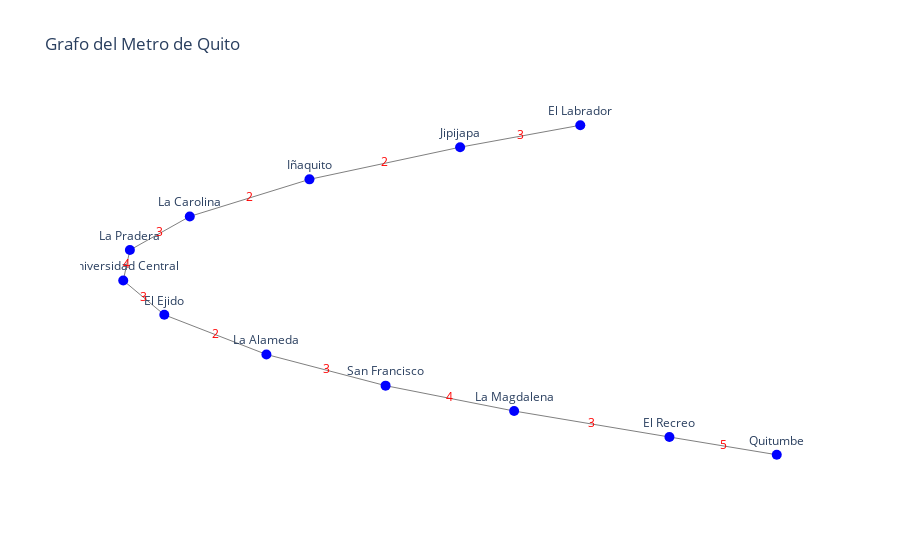

Here is the notebook cell this chart was saved with:
### Markdown cell above
![image.png](attachment:image.png)

### Code cell
import pandas as pd
import networkx as nx
import plotly.graph_objects as go

# Crear un DataFrame con las rutas y tiempos de viaje
data = {
    "Estacion_1": [
        "El Labrador", "Jipijapa", "I\u00f1aquito", "La Carolina", "La Pradera",
        "Universidad Central", "El Ejido", "La Alameda", "San Francisco",
        "La Magdalena", "El Recreo"
    ],
    "Estacion_2": [
        "Jipijapa", "I\u00f1aquito", "La Carolina", "La Pradera", "Universidad Central",
        "El Ejido", "La Alameda", "San Francisco", "La Magdalena",
        "El Recreo", "Quitumbe"
    ],
    "Tiempo": [
        3, 2, 2, 3, 4, 3, 2, 3, 4, 3, 5
    ]
}

rutas_df = pd.DataFrame(data)

# Crear el grafo usando NetworkX
grafo = nx.Graph()
for _, row in rutas_df.iterrows():
    grafo.add_edge(row["Estacion_1"], row["Estacion_2"], weight=row["Tiempo"])

# Posiciones para las estaciones en el gráfico
posiciones = nx.spring_layout(grafo, seed=42)  # Layout automático

# Crear trazas para los nodos y las aristas
nodos_x = []
nodos_y = []
nombres_nodos = []

for nodo, posicion in posiciones.items():
    nodos_x.append(posicion[0])
    nodos_y.append(posicion[1])
    nombres_nodos.append(nodo)

aristas_x = []
aristas_y = []
pesos = []

for edge in grafo.edges(data=True):
    x0, y0 = posiciones[edge[0]]
    x1, y1 = posiciones[edge[1]]
    aristas_x.append(x0)
    aristas_x.append(x1)
    aristas_x.append(None)  # Separador para las líneas
    aristas_y.append(y0)
    aristas_y.append(y1)
    aristas_y.append(None)
    pesos.append(edge[2]["weight"])

# Crear el gráfico interactivo con Plotly
fig = go.Figure()

# Añadir aristas
fig.add_trace(go.Scatter(
    x=aristas_x, y=aristas_y,
    mode='lines',
    line=dict(color='gray', width=1),
    hoverinfo='none'
))

# Añadir nodos
fig.add_trace(go.Scatter(
    x=nodos_x, y=nodos_y,
    mode='markers+text',
    marker=dict(size=10, color='blue'),
    text=nombres_nodos,
    textposition='top center',
    hoverinfo='text'
))

# Añadir pesos de las aristas (tiempos de viaje)
for edge, peso in zip(grafo.edges, pesos):
    x0, y0 = posiciones[edge[0]]
    x1, y1 = posiciones[edge[1]]
    peso_x = (x0 + x1) / 2
    peso_y = (y0 + y1) / 2
    fig.add_trace(go.Scatter(
        x=[peso_x], y=[peso_y],
        mode='text',
        text=[str(peso)],
        textfont=dict(color='red', size=12),
        hoverinfo='none'
    ))

# Personalizar el diseño
fig.update_layout(
    title="Grafo del Metro de Quito",
    showlegend=False,
    xaxis=dict(showgrid=False, zeroline=False, showticklabels=False),
    yaxis=dict(showgrid=False, zeroline=False, showticklabels=False),
    plot_bgcolor="white"
)

fig.show()

### Figure 1 — Plotly figure (JSON) as saved in the notebook; plotly's stock layout.template omitted (floating-point values rounded to 4 significant figures)
{"data": [{"hoverinfo": "none", "line": {"color": "gray", "width": 1}, "mode": "lines", "type": "scatter", "x": [0.1151, 0.04575, null, 0.04575, -0.04113, null, -0.04113, -0.1102, null, -0.1102, -0.1447, null, -0.1447, -0.1485, null, -0.1485, -0.1249, null, -0.1249, -0.06597, null, -0.06597, 0.002775, null, 0.002775, 0.07691, null, 0.07691, 0.1665, null, 0.1665, 0.2284, null], "y": [1.0, 0.8717, null, 0.8717, 0.6838, null, 0.6838, 0.4671, null, 0.4671, 0.2706, null, 0.2706, 0.09291, null, 0.09291, -0.1077, null, -0.1077, -0.3393, null, -0.3393, -0.5218, null, -0.5218, -0.6699, null, -0.6699, -0.8218, null, -0.8218, -0.9255, null]}, {"hoverinfo": "text", "marker": {"color": "blue", "size": 10}, "mode": "markers+text", "text": ["El Labrador", "Jipijapa", "Iñaquito", "La Carolina", "La Pradera", "Universidad Central", "El Ejido", "La Alameda", "San Francisco", "La Magdalena", "El Recreo", "Quitumbe"], "textposition": "top center", "type": "scatter", "x": [0.1151, 0.04575, -0.04113, -0.1102, -0.1447, -0.1485, -0.1249, -0.06597, 0.002775, 0.07691, 0.1665, 0.2284], "y": [1.0, 0.8717, 0.6838, 0.4671, 0.2706, 0.09291, -0.1077, -0.3393, -0.5218, -0.6699, -0.8218, -0.9255]}, {"hoverinfo": "none", "mode": "text", "text": ["3"], "textfont": {"color": "red", "size": 12}, "type": "scatter", "x": [0.08041], "y": [0.9359]}, {"hoverinfo": "none", "mode": "text", "text": ["2"], "textfont": {"color": "red", "size": 12}, "type": "scatter", "x": [0.002312], "y": [0.7777]}, {"hoverinfo": "none", "mode": "text", "text": ["2"], "textfont": {"color": "red", "size": 12}, "type": "scatter", "x": [-0.07565], "y": [0.5754]}, {"hoverinfo": "none", "mode": "text", "text": ["3"], "textfont": {"color": "red", "size": 12}, "type": "scatter", "x": [-0.1274], "y": [0.3689]}, {"hoverinfo": "none", "mode": "text", "text": ["4"], "textfont": {"color": "red", "size": 12}, "type": "scatter", "x": [-0.1466], "y": [0.1818]}, {"hoverinfo": "none", "mode": "text", "text": ["3"], "textfont": {"color": "red", "size": 12}, "type": "scatter", "x": [-0.1367], "y": [-0.007409]}, {"hoverinfo": "none", "mode": "text", "text": ["2"], "textfont": {"color": "red", "size": 12}, "type": "scatter", "x": [-0.09542], "y": [-0.2235]}, {"hoverinfo": "none", "mode": "text", "text": ["3"], "textfont": {"color": "red", "size": 12}, "type": "scatter", "x": [-0.0316], "y": [-0.4306]}, {"hoverinfo": "none", "mode": "text", "text": ["4"], "textfont": {"color": "red", "size": 12}, "type": "scatter", "x": [0.03984], "y": [-0.5959]}, {"hoverinfo": "none", "mode": "text", "text": ["3"], "textfont": {"color": "red", "size": 12}, "type": "scatter", "x": [0.1217], "y": [-0.7459]}, {"hoverinfo": "none", "mode": "text", "text": ["5"], "textfont": {"color": "red", "size": 12}, "type": "scatter", "x": [0.1974], "y": [-0.8737]}], "layout": {"plot_bgcolor": "white", "showlegend": false, "title": {"text": "Grafo del Metro de Quito"}, "xaxis": {"showgrid": false, "showticklabels": false, "zeroline": false}, "yaxis": {"showgrid": false, "showticklabels": false, "zeroline": false}}}
